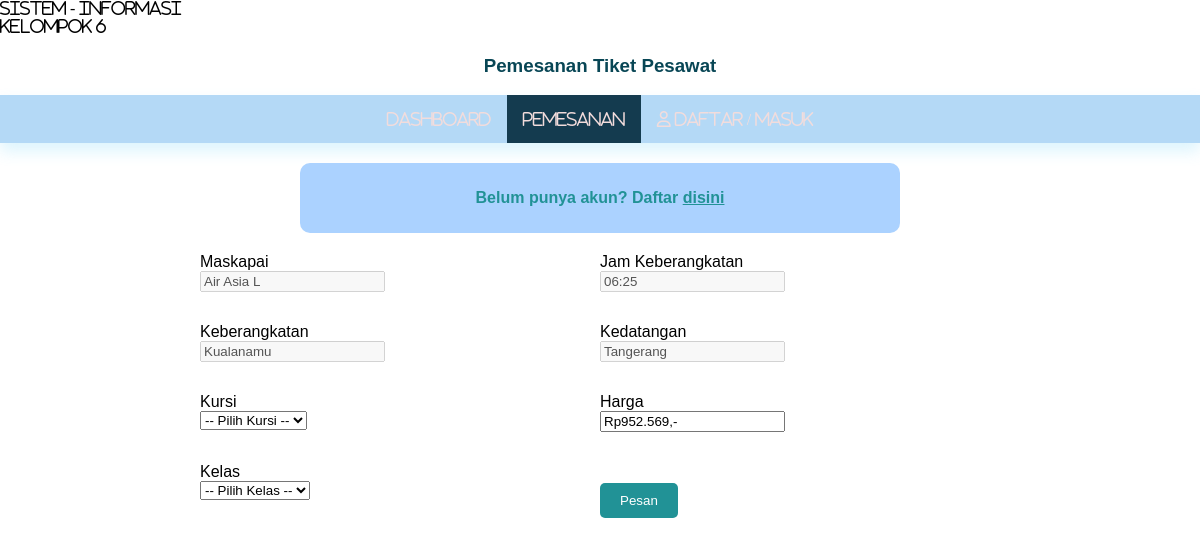
/pemesanan/tiket.php?rute=191, run on the app's committed database.
### tables this page shows
CREATE TABLE `rute` (
  `id_rute` varchar(5) NOT NULL,
  `jam_berangkat` varchar(5) NOT NULL,
  `asal_rute` text NOT NULL,
  `tujuan_rute` text NOT NULL,
  `maskapai` varchar(10) NOT NULL,
  `harga` int(9) NOT NULL
);

### pemesanan/tiket.php (the view, shortened to what this page needs)
<?php
if (!isset($_SESSION['id'])) {
    if (!isset($_GET['booked'])) {
?>
        <!DOCTYPE html>
        <html lang="en" dir="ltr">
            <head>
                <link rel="stylesheet" href="../gaya.css">
            </head>
            <body>
                <?php
                    include '../config/header.php';
                ?>
                <div class="notif">
                    <p>Belum punya akun? Daftar <a href="../daftar/index.php" class="a-hrep">disini</a></p>
                </div>
                <?php
                    include '../config/koneksi.php';
                    $id = $_GET['rute'];
                    $qry = "SELECT * FROM rute WHERE id_rute = '$id'";
                    $sql = mysqli_query($koneksi,$qry);
                    $row = mysqli_fetch_assoc($sql);
                    $ctt = "SELECT COUNT(id_tiket) FROM tiket";
                    $qqq = mysqli_query($koneksi, $ctt);
                    $r = mysqli_fetch_assoc($qqq);
                    $mx = ++$r["COUNT(id_tiket)"];
                    $ide = strval($mx);
                    function rupiah($x){
                        $rupiah = "Rp".number_format($x,0,",",".").",-";
                        return $rupiah;
                    }
                ?>
                <div class="form-center" style="margin-top: 20px;">
                    <form action="config/proses_pesan.php?rute=<?=$id?>&tiket=<?=$ide?>" method="post" class="flex-row">
                        <div class="flex-row-item">
                            <label class="labelu">Maskapai</label>
                            <input class="inputto" type="text" name="maskapai" disabled value="<?= ucwords($row['maskapai']) ?>">
                        </div>
                        <div class="flex-row-item">
                            <label class="labelu">Jam Keberangkatan</label>
                            <input class="inputto" type="text" name="jam" disabled value="<?= ucwords($row['jam_berangkat']) ?>">
                        </div>
                        <div class="flex-row-item">
                            <label class="labelu">Keberangkatan</label>
                            <input class="inputto" type="text" name="berangkat" disabled value="<?= ucwords($row['asal_rute']) ?>">
                        </div>
                        <div class="flex-row-item">
                            <label class="labelu">Kedatangan</label>
                            <input class="inputto" type="text" name="pass" disabled value="<?= ucwords($row['tujuan_rute']) ?>">
                        </div>
                        <div class="flex-row-item">
                            <label class="labelu">Kursi</label>
                            <select name="kursi">
                                <option label="">-- Pilih Kursi --</option>
                            </select>
                        </div>
                        <div class="flex-row-item">
                            <label class="labelu">Harga</label>
                            <input class="inputto" type="text" id="harga" name="harga" readonly value="<?= rupiah($row['harga']) ?>">
                        </div>
                        <div class="flex-row-item">
                            <label class="labelu">Kelas</label>
                            <select name="kelas" id="kelas" onchange="proses()">
                                <option label="">-- Pilih Kelas --</option>
                            </select>
                        </div>
                        <div class="flex-row-item">
                            <button type="submit" class="btn-kirim-book" style="margin: 20px auto">Pesan</button>
                        </div>
                    </form>
                </div>
            </body>
        </html>
<?php
    }
?>
<?php
}
?>

### gaya.css (style rules this page uses)
* { box-sizing: border-box; }
body { font-family: sans-serif; margin: 0; padding: 0; }
.form-center { margin: 0; padding: 0; justify-content: center; display: flex; }
.notif { background-color: #abd2ff; color: #219296; text-align: center; padding: 10px; border-radius: 10px; font-weight: bold; width: 50%; margin: 20px auto; }
.a-hrep { color: #219296; }
.flex-row { display: flex; flex-wrap: wrap; align-items: center; justify-content: center; margin: 0; padding: 0; }
.flex-row-item { flex: 50%; height: 70px; width: 100px; margin: auto; }
.labelu, .inputto { display: block; }
.btn-kirim-book { color: #fff; background-color: #219296; padding: 10px 20px; text-decoration: none; border-radius: 5px; border: none; cursor:pointer; }

### data on the page
rute: maskapai "Air Asia L", jam "06:25", berangkat "Kualanamu", pass "Tangerang", harga "Rp952.569,-"
